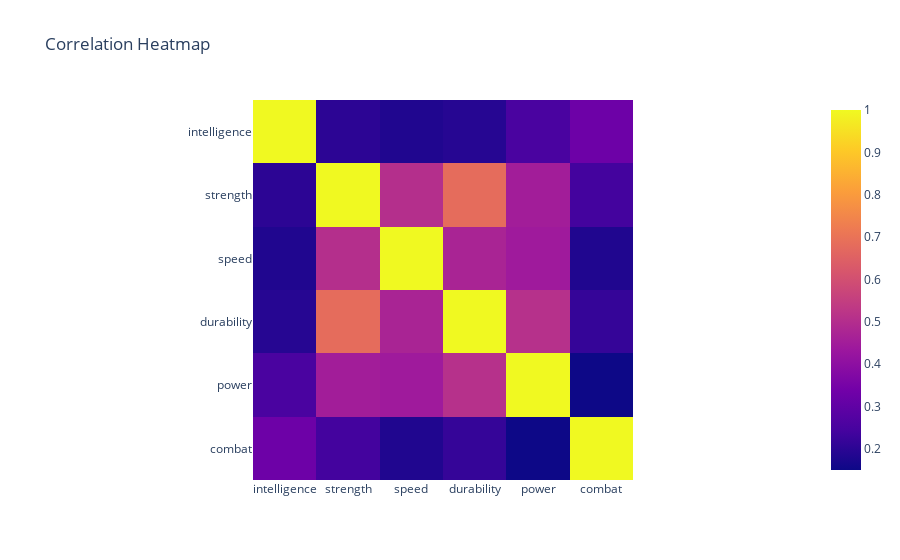

Source (notebook cell):
### Code cell
# Graphical representation of the correlation matrix.

correlation_fig = px.imshow(df.corr(numeric_only='True'), 
                            title='Correlation Heatmap')
correlation_fig.show()

### Figure 1 — Plotly figure (JSON) as saved in the notebook; plotly's stock layout.template omitted (floating-point values rounded to 4 significant figures)
{"data": [{"coloraxis": "coloraxis", "hovertemplate": "x: %{x}<br>y: %{y}<br>color: %{z}<extra></extra>", "name": "0", "type": "heatmap", "x": ["intelligence", "strength", "speed", "durability", "power", "combat"], "xaxis": "x", "y": ["intelligence", "strength", "speed", "durability", "power", "combat"], "yaxis": "y", "z": [[1, 0.2004, 0.1814, 0.1913, 0.2528, 0.3282], [0.2004, 1, 0.5029, 0.6806, 0.451, 0.2412], [0.1814, 0.5029, 1, 0.4716, 0.4411, 0.1803], [0.1913, 0.6806, 0.4716, 1, 0.5089, 0.2157], [0.2528, 0.451, 0.4411, 0.5089, 1, 0.1496], [0.3282, 0.2412, 0.1803, 0.2157, 0.1496, 1]]}], "layout": {"coloraxis": {"colorscale": [[0, "#0d0887"], [0.1111, "#46039f"], [0.2222, "#7201a8"], [0.3333, "#9c179e"], [0.4444, "#bd3786"], [0.5556, "#d8576b"], [0.6667, "#ed7953"], [0.7778, "#fb9f3a"], [0.8889, "#fdca26"], [1, "#f0f921"]]}, "title": {"text": "Correlation Heatmap"}, "xaxis": {"anchor": "y", "constrain": "domain", "domain": [0, 1], "scaleanchor": "y"}, "yaxis": {"anchor": "x", "autorange": "reversed", "constrain": "domain", "domain": [0, 1]}}}
